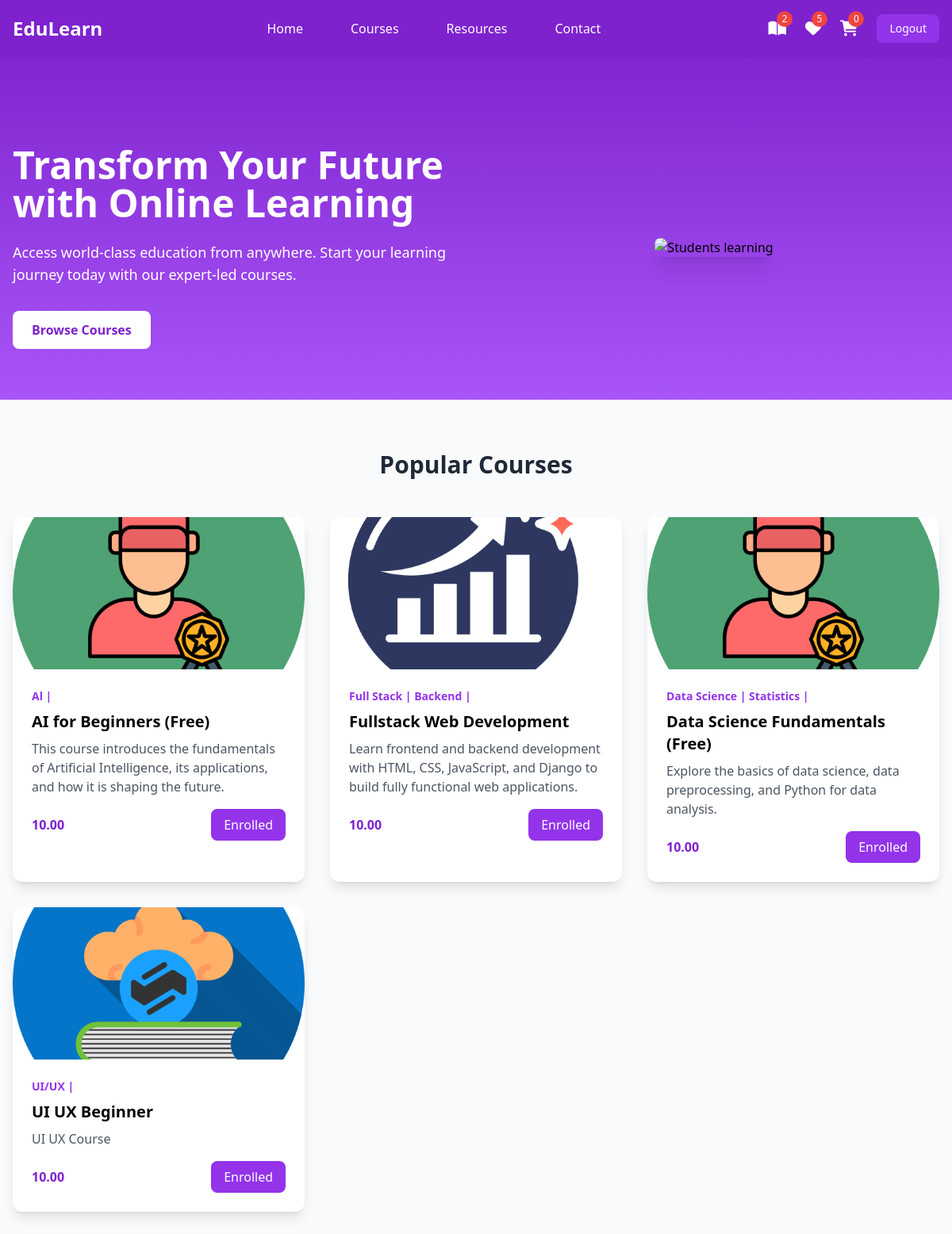
/student/index/ (signed in), run on the app's committed database.
### instructor/models.py (models this page shows, shortened)
class User(AbstractUser):
    ROLE_CHOICES =(
        ("instructor","Instructor"),
        ("student","Student")
    )
    role=models.CharField(max_length=20,choices=ROLE_CHOICES,default="student")

class Course(models.Model):
    title=models.CharField(max_length=200)
    description=models.TextField()
    price=models.DecimalField(decimal_places=2,max_digits=7)
    owner=models.ForeignKey(User,on_delete=models.SET_NULL,related_name="courses",null=True)
    is_free=models.BooleanField(default=False)
    picture=models.ImageField(upload_to="courseimages",null=True,blank=True,default="courseimages/default.png")
    thumbnail=EmbedVideoField()
    category_objects=models.ManyToManyField(Category)
    created_at=models.DateTimeField(auto_now_add=True)
    updated_at=models.DateTimeField(auto_now=True)

class Category(models.Model):
    name=models.CharField(max_length=200,unique=True)
    def __str__(self):
        return self.name

### student/views.py (the view)
# urls.py: path('index/',views.IndexView.as_view(),name="index"),
@method_decorator(signin_required,name="dispatch")
class IndexView(View):
    def get(self,request,*args,**kwargs):
        all_courses=Course.objects.all()
        purchased_courses=Order.objects.filter(student=request.user).values_list("course_objects",flat=True)
        print("=============",purchased_courses)
        return render(request,"index.html",{"courses":all_courses,"purchased_courses": purchased_courses})

### student/context_processors.py (called while the page is built)
def course_context(request):
    count=0
    if request.user.is_authenticated:
        orders=request.user.purchase.filter(is_paid=True)
        count=len([c for o in orders for c in o.course_objects.all()])
    return {"count":count}

### student/templates/index.html (shortened to what this page needs)
{%extends 'base.html'%} {%block mainblock%}
<section class="pt-20 bg-gradient-to-b from-purple-700 to-purple-500">
  <div
    class="max-w-screen-xl mx-auto px-4 py-16 grid md:grid-cols-2 gap-8 items-center"
  >
    <div class="text-white">
      <h1 class="text-4xl md:text-5xl font-bold mb-6">
        Transform Your Future with Online Learning
      </h1>
      <p class="text-lg mb-8">
        Access world-class education from anywhere. Start your learning journey
        today with our expert-led courses.
      </p>
      <button
        class="bg-white text-purple-700 hover:bg-purple-100 px-6 py-3 rounded-lg font-semibold transition duration-300"
      >
        Browse Courses
      </button>
    </div>
    <div class="flex justify-center">
      <img
        src="/api/placeholder/600/400"
        alt="Students learning"
        class="rounded-lg shadow-xl"
      />
    </div>
  </div>
</section>
<section class="max-w-screen-xl mx-auto px-4 py-16">
  <h2 class="text-3xl font-bold text-center mb-12 text-gray-800">
    Popular Courses
  </h2>
  <div class="grid grid-cols-1 md:grid-cols-3 gap-8">
    {%for c in courses%}
    <div
      class="bg-white rounded-xl shadow-lg overflow-hidden transform transition duration-300 hover:scale-105 hover:shadow-xl"
    >
      <img
        src="{{c.picture.url}}"
        alt="Course 1"
        class="w-full h-48 object-cover"
      />
      <div class="p-6">
        <div class="text-purple-600 text-sm font-semibold mb-2">
          {%for cat in c.category_objects.all%}
          <span> {{cat}} |</span>
          {%endfor%}
        </div>
        <h3 class="text-xl font-bold mb-2">{{c.title}}</h3>
        <p class="text-gray-600 mb-4">{{c.description}}</p>
        <div class="flex justify-between items-center">
          <span class="text-purple-700 font-bold">{{c.price}}</span>
          {%if c.id in purchased_courses%}
          <a
            href="#"
            class="bg-purple-600 text-white px-4 py-2 rounded-lg hover:bg-purple-700 transition duration-300"
          >
            Enrolled
          </a>
          {%endif%}
        </div>
      </div>
    </div>
    {%endfor%}
  </div>
</section>
{%endblock%}

### student/templates/base.html (shortened to what this page needs)
<!DOCTYPE html>
<html lang="en">
  <head>
    <script src="https://cdn.tailwindcss.com"></script>
    <link
      href="https://cdnjs.cloudflare.com/ajax/libs/font-awesome/6.0.0/css/all.min.css"
      rel="stylesheet"
    />
  </head>
  <body class="bg-gray-50">
    <nav class="bg-purple-700 fixed w-full z-20 top-0 left-0">
      <div
        class="max-w-screen-xl flex flex-wrap items-center justify-between mx-auto p-4"
      >
        <a href="#" class="flex items-center">
          <span class="self-center text-2xl font-semibold text-white"
            >EduLearn</span
          >
        </a>
        <div
          class="items-center justify-between hidden w-full md:flex md:w-auto md:order-1"
        >
          <ul
            class="flex flex-col p-4 md:p-0 mt-4 font-medium md:flex-row md:space-x-8 md:mt-0"
          >
            <li>
              <a
                href="#"
                class="block py-2 pl-3 pr-4 text-white hover:text-purple-200"
                >Home</a
              >
            </li>
            <li>
              <a
                href="#"
                class="block py-2 pl-3 pr-4 text-white hover:text-purple-200"
                >Courses</a
              >
            </li>
            <li>
              <a
                href="#"
                class="block py-2 pl-3 pr-4 text-white hover:text-purple-200"
                >Resources</a
              >
            </li>
            <li>
              <a
                href="#"
                class="block py-2 pl-3 pr-4 text-white hover:text-purple-200"
                >Contact</a
              >
            </li>
          </ul>
        </div>
        <div class="flex items-center space-x-6 md:order-2">
          <div class="relative group">
            <a
              href="{%url 'my-courses'%}"
              class="text-white hover:text-purple-200"
            >
              <i class="fas fa-book-open text-xl"></i>
              <span
                class="absolute -top-2 -right-2 bg-red-500 text-white text-xs rounded-full h-5 w-5 flex items-center justify-center"
                >{{count}}</span
              >
            </a>
          </div>
          <div class="relative group">
            <a href="#" class="text-white hover:text-purple-200">
              <i class="fas fa-heart text-xl"></i>
              <span
                class="absolute -top-2 -right-2 bg-red-500 text-white text-xs rounded-full h-5 w-5 flex items-center justify-center"
                >5</span
              >
            </a>
          </div>
          <div class="relative group">
            <a
              href="{%url 'cart-summary'%}"
              class="text-white hover:text-purple-200"
            >
              <i class="fas fa-shopping-cart text-xl"></i>
              <span
                class="absolute -top-2 -right-2 bg-red-500 text-white text-xs rounded-full h-5 w-5 flex items-center justify-center"
                >{{request.user.basket.all.count}}</span
              >
            </a>
          </div>
          <a href="{%url 'signout'%}">
            <button
              class="text-white bg-purple-600 hover:bg-purple-800 focus:ring-4 focus:outline-none focus:ring-purple-300 font-medium rounded-lg text-sm px-4 py-2 text-center"
            >
              Logout
            </button>
          </a>
        </div>
      </div>
    </nav>
    <div class="mt-10">{%block mainblock%} {%endblock%}</div>
  </body>
</html>

### data on the page
User: user.basket.all.count "0"
Course: picture (picture), title "AI for Beginners (Free)", description "This course introduces the fundamentals of Artificial Intelligence, its applications, and how it is shaping the future.", price "10.00", shows "Enrolled"
Category: name "Al"
Course: picture (picture), title "Fullstack Web Development", description "Learn frontend and backend development with HTML, CSS, JavaScript, and Django to build fully functional web applications.", price "10.00", shows "Enrolled"
Category: name "Full Stack"
Category: name "Backend"
Course: picture (picture), title "Data Science Fundamentals (Free)", description "Explore the basics of data science, data preprocessing, and Python for data analysis.", price "10.00", shows "Enrolled"
Category: name "Data Science"
Category: name "Statistics"
Course: picture (picture), title "UI UX Beginner", description "UI UX Course", price "10.00", shows "Enrolled"
Category: name "UI/UX"

### other printed values
{{ count }} "2"
